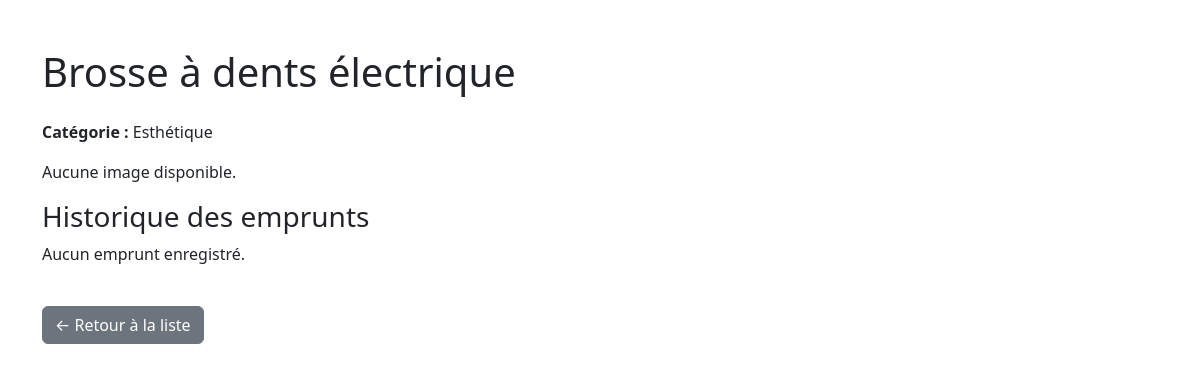
The page /pages/fiche_objet.php?id_objet=18 on the database its author committed.
### tables this page shows
CREATE TABLE objet (
    id_objet INT AUTO_INCREMENT PRIMARY KEY,
    nom_objet VARCHAR(100),
    id_categorie INT,
    id_membre INT,
    FOREIGN KEY (id_categorie) REFERENCES categorie_objet(id_categorie),
    FOREIGN KEY (id_membre) REFERENCES membre(id_membre)
);

CREATE TABLE categorie_objet (
    id_categorie INT AUTO_INCREMENT PRIMARY KEY,
    nom_categorie VARCHAR(100)
);

### inc/fonction.php (called while the page is built, shortened)
<?php
function get_objet_by_id($id_objet) {
    $conn = dbconnect();
    $sql = "SELECT o.*, c.nom_categorie
            FROM objet o
            JOIN categorie_objet c ON o.id_categorie = c.id_categorie
            WHERE o.id_objet = " . intval($id_objet);
    $res = mysqli_query($conn, $sql);
    if ($res && mysqli_num_rows($res) > 0) {
        return mysqli_fetch_assoc($res);
    }
    return null;
}

### pages/fiche_objet.php (the view, shortened to what this page needs)
<?php
include '../inc/fonction.php';
$id_objet = $_GET['id_objet'] ?? null;
$objet = get_objet_by_id($id_objet);
$images = get_images_by_objet($id_objet);
$emprunts = get_emprunts_by_objet($id_objet);
?>
<!DOCTYPE html>
<html lang="fr">
<head>
    <link href="../bootstrap/css/bootstrap.min.css" rel="stylesheet">
</head>
<body>
<div class="container my-5">
    <h1 class="mb-4"><?= htmlspecialchars($objet['nom_objet']) ?></h1>
    <p><strong>Catégorie :</strong> <?= htmlspecialchars($objet['nom_categorie']) ?></p>
    <?php if (!empty($images)): ?>
    <div id="carouselImages" class="carousel slide mb-4" data-bs-ride="carousel">
        <div class="carousel-inner">
            <?php foreach ($images as $index => $img): ?>
            <div class="carousel-item <?= $index === 0 ? 'active' : '' ?>">
                <img src="../image/<?= htmlspecialchars($img) ?>" class="d-block w-100" alt="Image <?= $index + 1 ?>">
            </div>
            <?php endforeach; ?>
        </div>
        <button class="carousel-control-prev" type="button" data-bs-target="#carouselImages" data-bs-slide="prev">
            <span class="carousel-control-prev-icon"></span>
            <span class="visually-hidden">Précédent</span>
        </button>
        <button class="carousel-control-next" type="button" data-bs-target="#carouselImages" data-bs-slide="next">
            <span class="carousel-control-next-icon"></span>
            <span class="visually-hidden">Suivant</span>
        </button>
    </div>
    <?php else: ?>
        <p>Aucune image disponible.</p>
    <?php endif; ?>
    <h3>Historique des emprunts</h3>
    <?php if (!empty($emprunts)): ?>
    <table class="table table-bordered">
        <thead class="table-light">
            <tr>
                <th>Date emprunt</th>
                <th>Date retour</th>
            </tr>
        </thead>
        <tbody>
            <?php foreach ($emprunts as $emp): ?>
            <tr>
                <td><?= htmlspecialchars($emp['date_emprunt']) ?></td>
                <td><?= $emp['date_retour'] ?? '-' ?></td>
            </tr>
            <?php endforeach; ?>
        </tbody>
    </table>
    <?php else: ?>
        <p>Aucun emprunt enregistré.</p>
    <?php endif; ?>
    <a href="liste_objet.php" class="btn btn-secondary mt-4">← Retour à la liste</a>
</div>
</body>
</html>

### rows shown on the page
objet: nom_objet "Brosse à dents électrique", id_categorie.nom_categorie "Esthétique"
